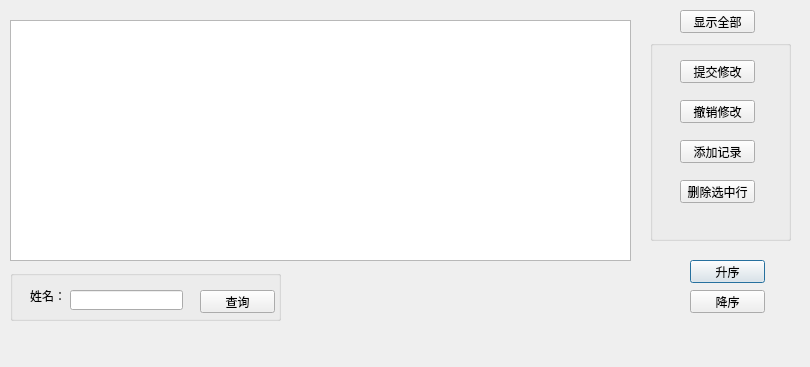
<?xml version="1.0" encoding="UTF-8"?>
<ui version="4.0">
 <class>studentDialog</class>
 <widget class="QDialog" name="studentDialog">
  <property name="geometry">
   <rect>
    <x>0</x>
    <y>0</y>
    <width>810</width>
    <height>367</height>
   </rect>
  </property>
  <property name="windowTitle">
   <string>Dialog</string>
  </property>
  <widget class="QTableView" name="tableView">
   <property name="geometry">
    <rect>
     <x>10</x>
     <y>20</y>
     <width>621</width>
     <height>241</height>
    </rect>
   </property>
  </widget>
  <widget class="QPushButton" name="pushButton_6">
   <property name="geometry">
    <rect>
     <x>690</x>
     <y>260</y>
     <width>75</width>
     <height>23</height>
    </rect>
   </property>
   <property name="text">
    <string>升序</string>
   </property>
  </widget>
  <widget class="QPushButton" name="pushButton_7">
   <property name="geometry">
    <rect>
     <x>680</x>
     <y>10</y>
     <width>75</width>
     <height>23</height>
    </rect>
   </property>
   <property name="text">
    <string>显示全部</string>
   </property>
  </widget>
  <widget class="QPushButton" name="pushButton_8">
   <property name="geometry">
    <rect>
     <x>690</x>
     <y>290</y>
     <width>75</width>
     <height>23</height>
    </rect>
   </property>
   <property name="text">
    <string>降序</string>
   </property>
  </widget>
  <widget class="QGroupBox" name="groupBox">
   <property name="geometry">
    <rect>
     <x>650</x>
     <y>40</y>
     <width>141</width>
     <height>201</height>
    </rect>
   </property>
   <property name="title">
    <string/>
   </property>
   <widget class="QPushButton" name="pushButton_4">
    <property name="geometry">
     <rect>
      <x>30</x>
      <y>140</y>
      <width>75</width>
      <height>23</height>
     </rect>
    </property>
    <property name="text">
     <string>删除选中行</string>
    </property>
   </widget>
   <widget class="QPushButton" name="pushButton_2">
    <property name="geometry">
     <rect>
      <x>30</x>
      <y>60</y>
      <width>75</width>
      <height>23</height>
     </rect>
    </property>
    <property name="text">
     <string>撤销修改</string>
    </property>
   </widget>
   <widget class="QPushButton" name="pushButton_3">
    <property name="geometry">
     <rect>
      <x>30</x>
      <y>100</y>
      <width>75</width>
      <height>23</height>
     </rect>
    </property>
    <property name="text">
     <string>添加记录</string>
    </property>
   </widget>
   <widget class="QPushButton" name="pushButton">
    <property name="geometry">
     <rect>
      <x>30</x>
      <y>20</y>
      <width>75</width>
      <height>23</height>
     </rect>
    </property>
    <property name="text">
     <string>提交修改</string>
    </property>
   </widget>
  </widget>
  <widget class="QGroupBox" name="groupBox_2">
   <property name="geometry">
    <rect>
     <x>10</x>
     <y>270</y>
     <width>271</width>
     <height>51</height>
    </rect>
   </property>
   <property name="title">
    <string/>
   </property>
   <widget class="QLineEdit" name="lineEdit">
    <property name="geometry">
     <rect>
      <x>60</x>
      <y>20</y>
      <width>113</width>
      <height>20</height>
     </rect>
    </property>
   </widget>
   <widget class="QLabel" name="label">
    <property name="geometry">
     <rect>
      <x>20</x>
      <y>20</y>
      <width>54</width>
      <height>12</height>
     </rect>
    </property>
    <property name="text">
     <string>姓名：</string>
    </property>
   </widget>
   <widget class="QPushButton" name="pushButton_5">
    <property name="geometry">
     <rect>
      <x>190</x>
      <y>20</y>
      <width>75</width>
      <height>23</height>
     </rect>
    </property>
    <property name="text">
     <string>查询</string>
    </property>
   </widget>
  </widget>
 </widget>
 <resources/>
 <connections/>
</ui>
